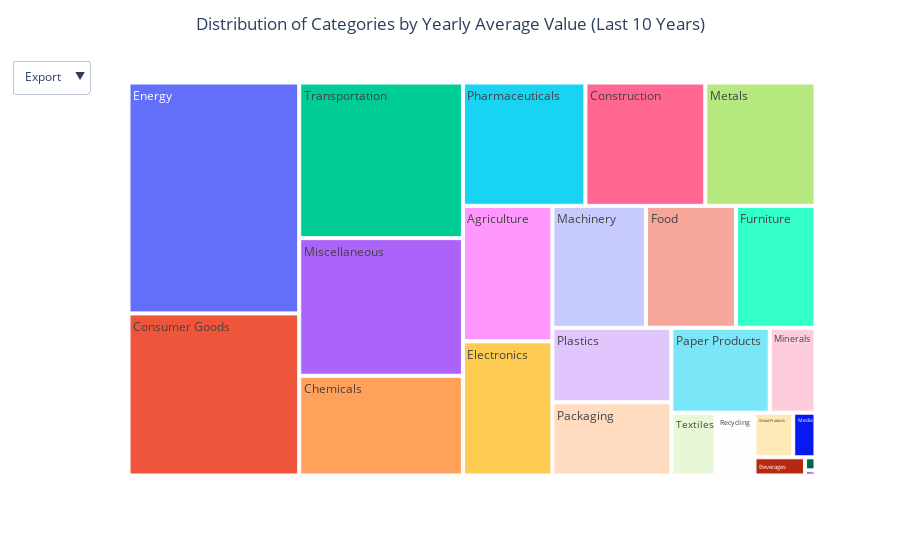

Here is the notebook cell this chart was saved with:
### Markdown cell above
<a id="d4"></a>
### 2.3 Distribution of Categories by Yearly Average Value (Last 10 Years)

### Code cell
# Function to create the treemap based on the selected trade type
def create_treemap_category(trade_type):
    # Filter data to include only the last 10 years
    recent_data_category = df_clean[
        (df_clean["Year"] >= (df_clean["Year"].max() - 10)) &
        (df_clean["Trade"] == trade_type)
    ]

    # Group by 'Description' and calculate the average 'Value' over the last 10 years
    category_avg_values = recent_data_category.groupby("Category", as_index=False)["Value"].mean()

    return category_avg_values

# Create data for both Export and Import
export_data_category = create_treemap_category('Export')
import_data_category = create_treemap_category('Import')

# Create the initial treemap for Export
fig_category = px.treemap(
    export_data_category,
    path=["Category"],
    values="Value",
)

# Update hover template and layout
fig_category.update_traces(
    hovertemplate="%{label}<br>Yearly Avg Value: $%{value:,.2f}<extra></extra>"
)
fig_category.update_layout(
    title={
        'text': "Distribution of Categories by Yearly Average Value (Last 10 Years)",
        'x': 0.5,
    },
    updatemenus=[
        {
            "buttons": [
                {
                    "args": [{"values": [export_data_category["Value"]], "labels": [export_data_category["Category"]]}],
                    "label": "Export",
                    "method": "update",
                },
                {
                    "args": [{"values": [import_data_category["Value"]], "labels": [import_data_category["Category"]]}],
                    "label": "Import",
                    "method": "update",
                },
            ],
            "direction": "down",
            "showactive": True,
        }
    ]
)

fig_category.show()

### Figure 1 — Plotly figure (JSON) as saved in the notebook; plotly's stock layout.template omitted (floating-point values rounded to 4 significant figures)
{"data": [{"branchvalues": "total", "domain": {"x": [0, 1], "y": [0, 1]}, "hovertemplate": "%{label}<br>Yearly Avg Value: $%{value:,.2f}<extra></extra>", "ids": ["Agriculture", "Beverages", "Chemicals", "Construction", "Consumer Goods", "Electronics", "Energy", "Food", "Furniture", "Machinery", "Media", "Metals", "Minerals", "Miscellaneous", "Packaging", "Paper Products", "Pharmaceuticals", "Plastics", "Recycling", "Software", "Textiles", "Tobacco", "Transportation", "Wood Products"], "labels": ["Agriculture", "Beverages", "Chemicals", "Construction", "Consumer Goods", "Electronics", "Energy", "Food", "Furniture", "Machinery", "Media", "Metals", "Minerals", "Miscellaneous", "Packaging", "Paper Products", "Pharmaceuticals", "Plastics", "Recycling", "Software", "Textiles", "Tobacco", "Transportation", "Wood Products"], "name": "", "parents": ["", "", "", "", "", "", "", "", "", "", "", "", "", "", "", "", "", "", "", "", "", "", "", ""], "type": "treemap", "values": [64990000.0, 4929000.0, 87540000.0, 79260000.0, 148300000.0, 64350000.0, 211300000.0, 58780000.0, 52010000.0, 61250000.0, 5334000.0, 72860000.0, 20820000.0, 120800000.0, 46710000.0, 44800000.0, 80980000.0, 47520000.0, 13090000.0, 288000.0, 14920000.0, 731300.0, 136600000.0, 9266000.0]}], "layout": {"legend": {"tracegroupgap": 0}, "margin": {"t": 60}, "title": {"text": "Distribution of Categories by Yearly Average Value (Last 10 Years)", "x": 0.5}, "updatemenus": [{"buttons": [{"args": [{"labels": [["Agriculture", "Beverages", "Chemicals", "Construction", "Consumer Goods", "Electronics", "Energy", "Food", "Furniture", "Machinery", "Media", "Metals", "Minerals", "Miscellaneous", "Packaging", "Paper Products", "Pharmaceuticals", "Plastics", "Recycling", "Software", "Textiles", "Tobacco", "Transportation", "Wood Products"]], "values": [[64990000.0, 4929000.0, 87540000.0, 79260000.0, 148300000.0, 64350000.0, 211300000.0, 58780000.0, 52010000.0, 61250000.0, 5334000.0, 72860000.0, 20820000.0, 120800000.0, 46710000.0, 44800000.0, 80980000.0, 47520000.0, 13090000.0, 288000.0, 14920000.0, 731300.0, 136600000.0, 9266000.0]]}], "label": "Export", "method": "update"}, {"args": [{"labels": [["Agriculture", "Beverages", "Chemicals", "Construction", "Consumer Goods", "Electronics", "Energy", "Food", "Furniture", "Machinery", "Media", "Metals", "Minerals", "Miscellaneous", "Packaging", "Paper Products", "Pharmaceuticals", "Plastics", "Recycling", "Software", "Textiles", "Tobacco", "Transportation", "Wood Products"]], "values": [[37270000.0, 12060000.0, 108700000.0, 43090000.0, 220800000.0, 143600000.0, 52070000.0, 50580000.0, 42300000.0, 97810000.0, 14840000.0, 45250000.0, 7221000.0, 91310000.0, 61800000.0, 31260000.0, 104700000.0, 53480000.0, 13740000.0, 3668000.0, 45950000.0, 6174000.0, 180400000.0, 6140000.0]]}], "label": "Import", "method": "update"}], "direction": "down", "showactive": true}]}}
